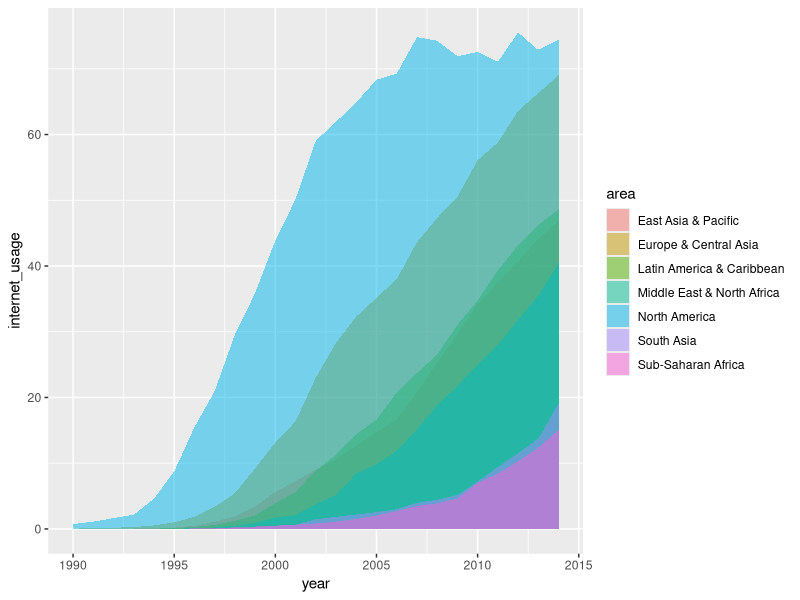
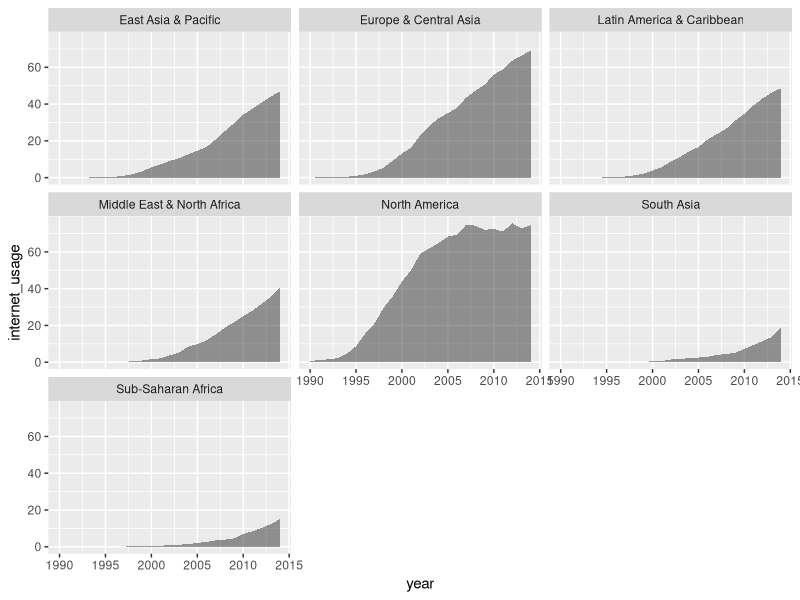
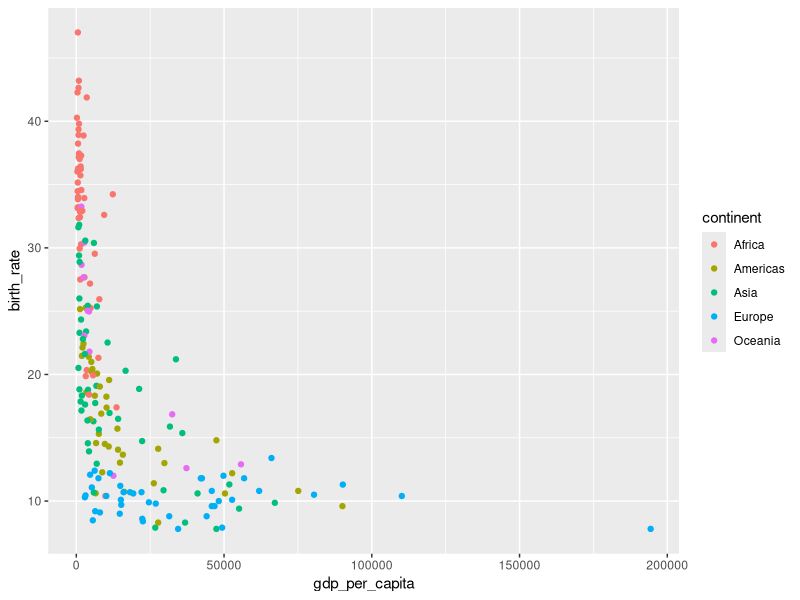
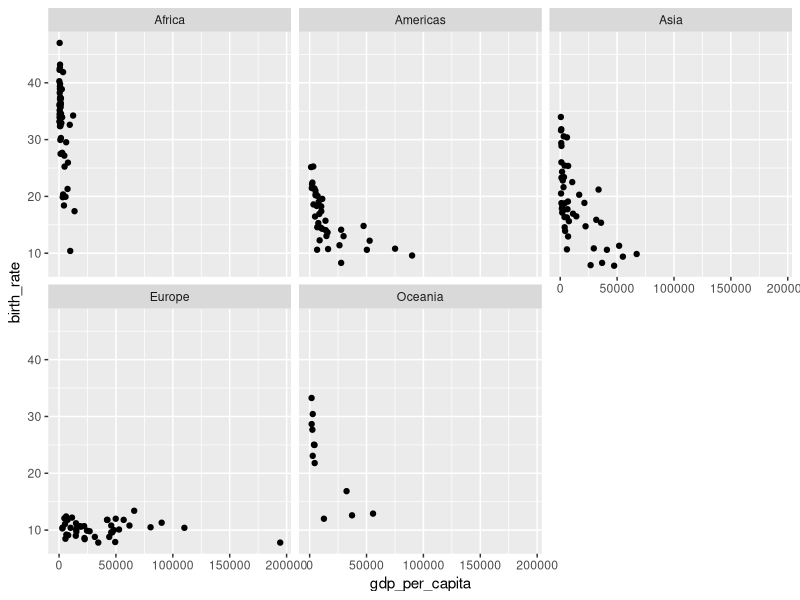
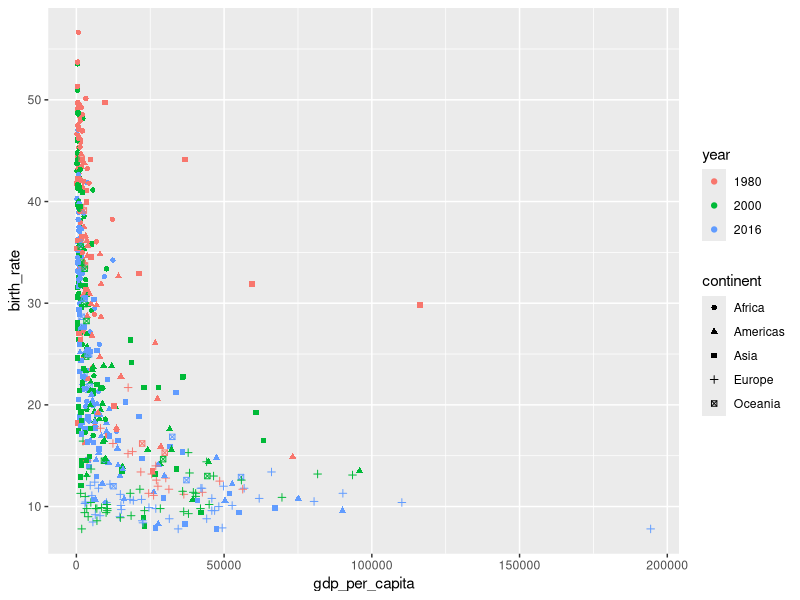
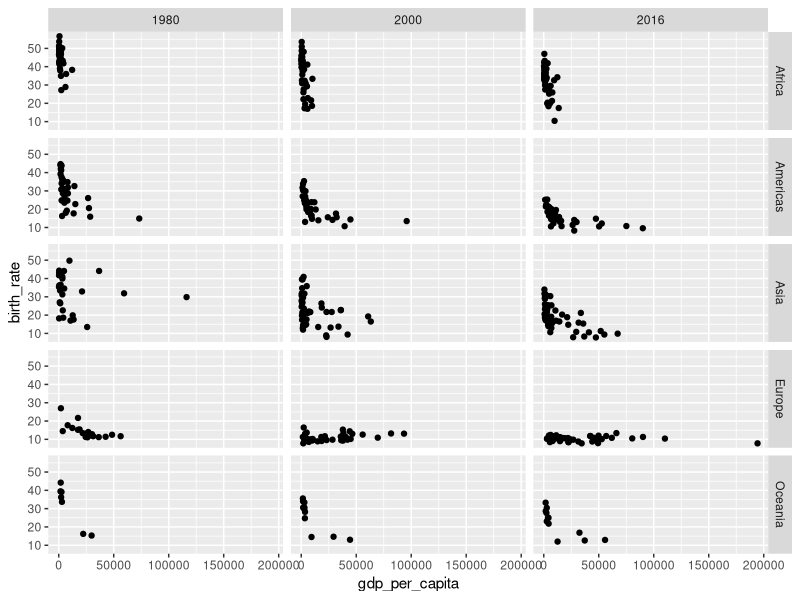

Recreate these plots in R, in order.
library(tidyverse)

world_bank_countries <- read_csv("data/world_bank_countries.csv")
world_bank_areas <- read_csv("data/world_bank_areas.csv")


# Example 1 ---------------------------------------------------------------

internet_usage <- world_bank_areas %>% 
  drop_na(internet_usage) %>% 
  filter(area != "World", year < 2015)

# Without faceting
internet_usage %>% 
  ggplot(aes(x = year,
             y = internet_usage,
             fill = area)) + 
  geom_area(position = position_dodge(width = 0),
            alpha = .5)

# With faceting
internet_usage %>% 
  ggplot(aes(x = year,
             y = internet_usage)) + 
  geom_area(alpha = .5) +
  facet_wrap(~ area)

# Example 2 ---------------------------------------------------------------

# Without faceting
world_bank_countries %>% 
  filter(year == "2016") %>% 
  ggplot(aes(x = gdp_per_capita, birth_rate, color = continent)) +
  geom_point()

# With faceting
world_bank_countries %>% 
  filter(year == "2016") %>% 
  ggplot(aes(x = gdp_per_capita, birth_rate)) +
  geom_point() +
  facet_wrap(~ continent)

# Example 3 ---------------------------------------------------------------

dat <- world_bank_countries %>% 
  filter(year %in% c("1980", "2000", "2016")) %>% 
  mutate(year = as.factor(year))

# Without faceting
dat %>% 
  ggplot(aes(x = gdp_per_capita, birth_rate, color = year, shape = continent)) +
  geom_point()

# With faceting
dat %>% 
  ggplot(aes(x = gdp_per_capita, birth_rate)) +
  geom_point() +
  facet_grid(rows = vars(continent), cols = vars(year))
